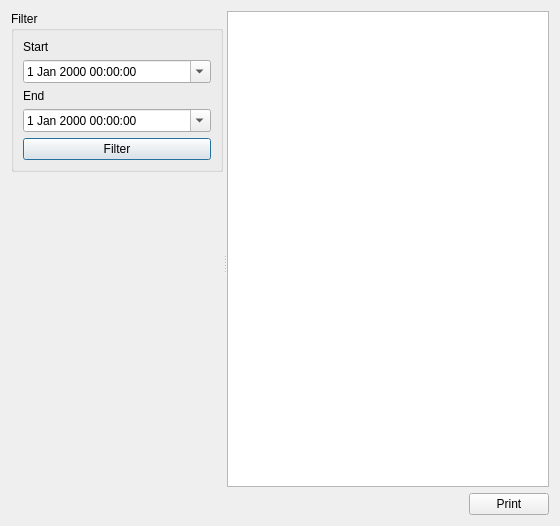
<?xml version="1.0" encoding="UTF-8"?>
<ui version="4.0">
 <class>CashierReportDialog</class>
 <widget class="QDialog" name="CashierReportDialog">
  <property name="geometry">
   <rect>
    <x>0</x>
    <y>0</y>
    <width>560</width>
    <height>526</height>
   </rect>
  </property>
  <property name="windowTitle">
   <string>Cashier Report</string>
  </property>
  <layout class="QVBoxLayout" name="verticalLayout_3">
   <item>
    <widget class="QSplitter" name="splitter">
     <property name="orientation">
      <enum>Qt::Horizontal</enum>
     </property>
     <widget class="QWidget" name="verticalLayoutWidget">
      <layout class="QVBoxLayout" name="verticalLayout">
       <property name="bottomMargin">
        <number>20</number>
       </property>
       <item>
        <widget class="QGroupBox" name="groupBox">
         <property name="title">
          <string>Filter</string>
         </property>
         <layout class="QVBoxLayout" name="verticalLayout_4">
          <property name="bottomMargin">
           <number>9</number>
          </property>
          <item>
           <widget class="QLabel" name="label">
            <property name="text">
             <string>Start</string>
            </property>
           </widget>
          </item>
          <item>
           <widget class="QDateTimeEdit" name="dateTimeStart">
            <property name="calendarPopup">
             <bool>true</bool>
            </property>
           </widget>
          </item>
          <item>
           <widget class="QLabel" name="label_2">
            <property name="text">
             <string>End</string>
            </property>
           </widget>
          </item>
          <item>
           <widget class="QDateTimeEdit" name="dateTimeEnd">
            <property name="calendarPopup">
             <bool>true</bool>
            </property>
           </widget>
          </item>
          <item>
           <widget class="QPushButton" name="pushFilter">
            <property name="text">
             <string>Filter</string>
            </property>
           </widget>
          </item>
         </layout>
        </widget>
       </item>
       <item>
        <spacer name="verticalSpacer">
         <property name="orientation">
          <enum>Qt::Vertical</enum>
         </property>
         <property name="sizeHint" stdset="0">
          <size>
           <width>20</width>
           <height>40</height>
          </size>
         </property>
        </spacer>
       </item>
      </layout>
     </widget>
     <widget class="QWidget" name="verticalLayoutWidget_2">
      <layout class="QVBoxLayout" name="verticalLayout_2">
       <item>
        <widget class="QTextBrowser" name="textBrowser">
         <property name="openExternalLinks">
          <bool>true</bool>
         </property>
        </widget>
       </item>
       <item>
        <layout class="QHBoxLayout" name="horizontalLayout">
         <property name="bottomMargin">
          <number>0</number>
         </property>
         <item>
          <spacer name="horizontalSpacer">
           <property name="orientation">
            <enum>Qt::Horizontal</enum>
           </property>
           <property name="sizeHint" stdset="0">
            <size>
             <width>40</width>
             <height>20</height>
            </size>
           </property>
          </spacer>
         </item>
         <item>
          <widget class="QPushButton" name="pushPrint">
           <property name="text">
            <string>Print</string>
           </property>
          </widget>
         </item>
        </layout>
       </item>
      </layout>
     </widget>
    </widget>
   </item>
  </layout>
 </widget>
 <resources/>
 <connections/>
</ui>
